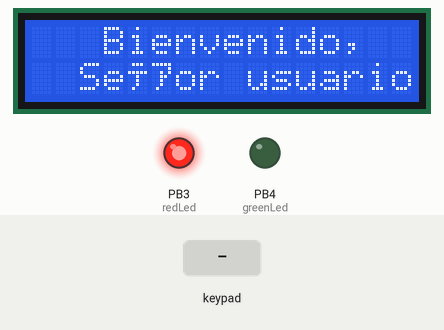
This sketch was run on a simulated STM32 Blue Pill. On the bench: 16×2 character LCD, output pins drawn as LEDs (lit = HIGH). Inputs (shaded band) come from the test bench.

Above: at 1.2 s.
1.3 s: key 'A' pressed
At 3.7 s:
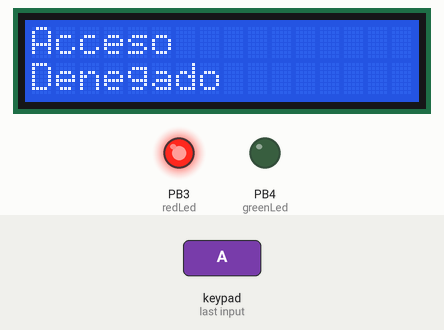
8.2 s: key 'B' pressed
At 13.7 s:
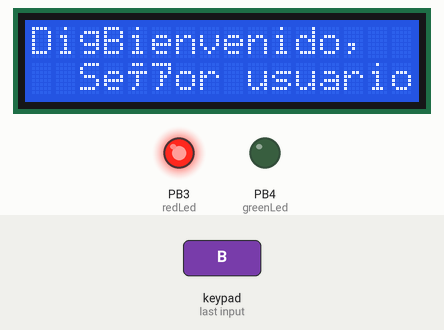
Timing chart, 0 to 15.2 s (numbered marks = the images above; inputs shaded):
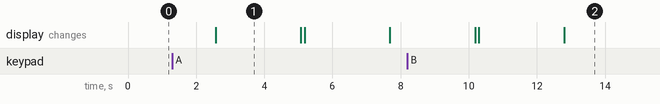

The sketch:

main.ino
```cpp
/*
   Sistema de seguridad con una teclado matricial y una pantalla LCD 16x2
*/
#include <LiquidCrystal.h>
#include <Adafruit_Keypad.h>

//Alarmas
const int redLed = PB3;
const int greenLed = PB4;
const int buzzer = PB5;

//Posiciones de memoria
char* password = "1337";  //Contraseña
int pos = 0; //Variable a guardar la posición del keypad

//Configuración del teclado matricial
const byte ROWS = 4;  //Filas
const byte COLS = 4;  //Columnas
char keys[ROWS][COLS] = {
  {'1', '2', '3', 'A'},
  {'4', '5', '6', 'B'},
  {'7', '8', '9', 'C'},
  {'*', '0', '#', 'D'}
};

byte rowPins[ROWS] = {PB12, PB13, PB5, PB15}; //Declaración de pines para las filas
byte colPins[COLS] = {PA8, PA9, PA10, PB6};   //Declaración de pines para las columnas

//Declaración de objetos en función a las librerias
Adafruit_Keypad panelDeControl = Adafruit_Keypad (makeKeymap(keys), rowPins, colPins, ROWS, COLS);
LiquidCrystal lcd (PB0, PB1, PA7, PA6, PA5, PA4);

void setup() {
  lcd.begin (16, 2);        //Activación de la pantalla lcd
  panelDeControl.begin ();  //Activación del teclado matricial
  setLocked (true);         //Activación del bloqueo de la cerradura

  pinMode (redLed, OUTPUT);
  pinMode (greenLed, OUTPUT);
  pinMode (buzzer, OUTPUT);
}

void loop() {
  //Inicio del sistema
  lcd.setCursor(3, 0);
  lcd.print("Bienvenido,");
  lcd.setCursor(2, 1);
  lcd.print("Señor usuario.");
  delay(2500);

  lcd.clear();
  lcd.setCursor(0, 0);
  lcd.print("Digite su pass");

  panelDeControl.tick();
  //Proceso de lectura para el teclado matricial
  while (panelDeControl.available()) {
    keypadEvent e = panelDeControl.read();

    //Si se presiona una de los teclas no numericas, denegar el acceso inmediatamente
    if ((char)e.bit.KEY == '*' || (char)e.bit.KEY == '#' || (char)e.bit.KEY == 'A' || (char)e.bit.KEY == 'B' || (char)e.bit.KEY == 'C' || (char)e.bit.KEY == 'D') {
      pos = 0;
      setLocked (true);
      lcd.clear();
      lcd.setCursor(0, 0);  lcd.print("Acceso");
      lcd.setCursor(0, 1);  lcd.print("Denegado");
      delay(2500);
      lcd.clear();
    }

    //Comparando el tamaño del arreglo para verificar la contraseña - Seguridad baja
    //Si se presiona otra tecla, se registra el cambio en la posición en función a la contraseña
    if ((char)e.bit.KEY == password [pos]) {
      pos++;
    }

    //Si la contraseña es correcta
    if (pos == 4) {
      setLocked (false);  //Se desbloquea la "cerradura"

      lcd.clear();
      lcd.setCursor(0, 0);
      lcd.print("Tabien");
      delay(3000);

      lcd.clear();
      lcd.setCursor(0, 0);
      lcd.print("Acceso");
      lcd.setCursor(0, 1);
      lcd.print("Permitido");
      delay(10000);
      lcd.clear();
    }

    //Si la contraseña es correcta
    if (pos == 4) {
      setLocked (false);  //Se desbloquea la cerradura

      lcd.clear();
      lcd.setCursor(0, 0);
      lcd.print("Tabien");
      delay(3000);

      lcd.clear();
      lcd.setCursor(0, 0);
      lcd.print("Acceso");
      lcd.setCursor(0, 1);
      lcd.print("Permitido");
      delay(10000);
      lcd.clear();
    }
    delay(100);
  }
}

void setLocked(int locked) {
  if (locked) {
    digitalWrite(redLed, HIGH);
    digitalWrite(greenLed, LOW);
  }
  else {
    digitalWrite(redLed, LOW);
    digitalWrite(greenLed, HIGH);
  }
}
```

Measured:
- after the input at 1.3 s, the display: changes after 1.3 s (image 1)
- what the display in image 1 shows lasts 2.5 s, from 2.6 s to 5.1 s
